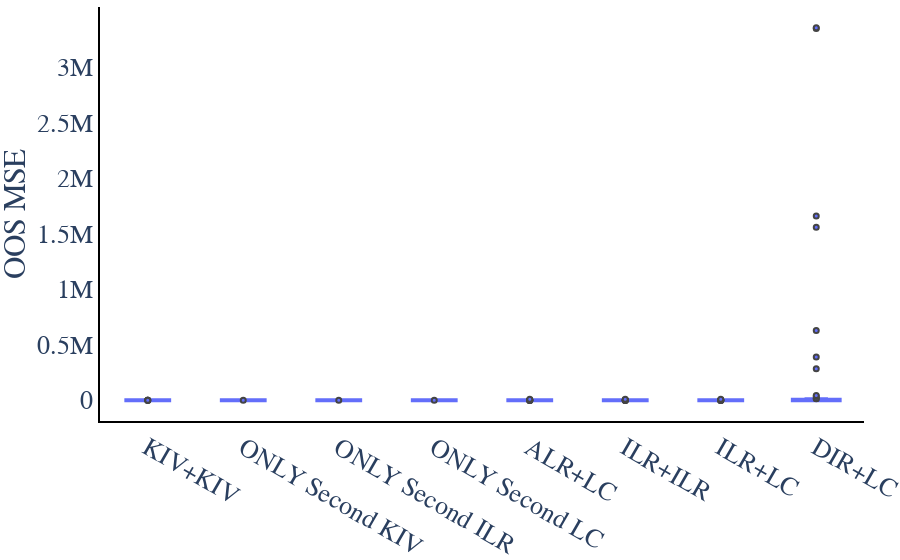
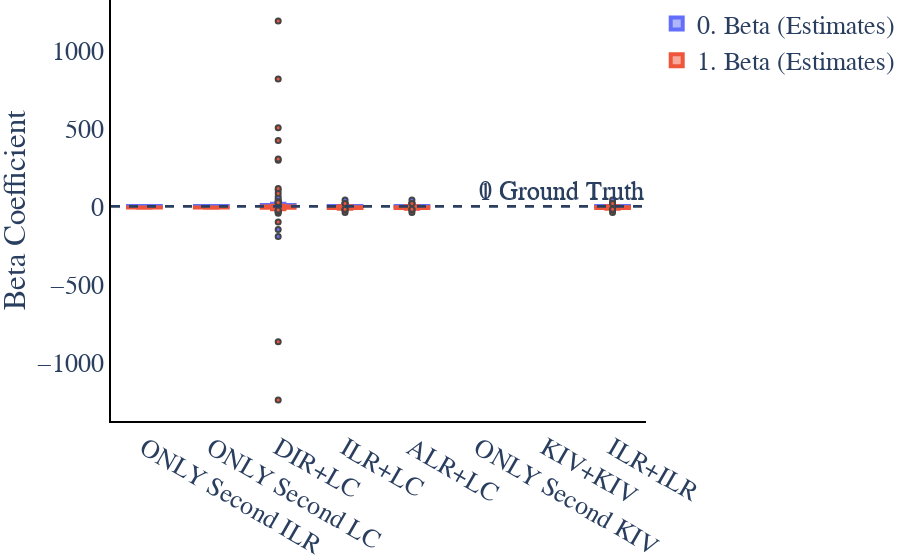

Notebook source saved alongside these figures, in order:
### Code cell
today = datetime.now()
num_iteration = 50

path = os.getcwd()
mypath = os.path.join(path, "temp",
                      today.strftime("%Y_%m_%d_%H_%M") + "_LINEAR_ConfidenceInterval_"+str(instrument_strength)
                      +"_"+ str(num_iteration)+"_Microbiota_" +str(p))

if not os.path.isdir(mypath):
    os.makedirs(mypath)


# create logging file with relevant information
for handler in logging.root.handlers[:]:
    logging.root.removeHandler(handler)

logging.basicConfig(level=logging.INFO,
                    format='%(asctime)s %(name)-12s %(levelname)-8s %(message)s',
                    datefmt='%m-%d %H:%M',
                    filename=os.path.join(os.getcwd(), mypath, "configurations.log"),
                    filemode='w'
                    )

logging.info("n="+str(n)+", p="+str(p)+", instrument strength: "+instrument_strength)
logging.info("Number of runs: "+str(num_iteration))
logging.info("First Stage Specification: ")
logging.info("Number of Instruments: "+str(num_inst))
logging.info("Instrument Strength by F-Test: " +str(F))
logging.info("alpha0="+str(alpha0)+", alphaT="+str(alphaT)+", confounder multiplicator c_X="+str(c_X))
logging.info("Second Stage Specification: ")
logging.info("beta0="+str(beta0)+", betaT="+str(betaT)+", confounder multiplicator c_Y="+str(c_Y))
logging.info("Confounder mean mu_c="+str(mu_c))


df_beta, df_mse, mse_large_confidence= run_methods_confidence_interval(
    key, num_iteration, 
    n, p, num_inst, mu_c, c_X, alpha0, alphaT, c_Y, beta0, betaT, num_star=200)

### Figure 1 — Plotly figure (JSON) as saved in the notebook; plotly's stock layout.template omitted (floating-point values rounded to 4 significant figures; data arrays with more than 128 entries replaced by an {"elided": "..."} marker saying what was removed)
{"data": [{"line": {"width": 4}, "marker": {"line": {"width": 2}, "size": 5}, "type": "box", "x": {"elided": "400 str values"}, "y": {"elided": "400 float values"}}], "layout": {"font": {"family": "serif", "size": 26}, "margin": {"b": 0, "l": 0, "r": 0, "t": 0}, "plot_bgcolor": "rgba(0,0,0,0)", "xaxis": {"linecolor": "black", "linewidth": 2, "showline": true}, "yaxis": {"linecolor": "black", "linewidth": 2, "showline": true, "title": {"text": "OOS MSE"}}}}

### Figure 2 — Plotly figure (JSON) as saved in the notebook; plotly's stock layout.template omitted (floating-point values rounded to 4 significant figures; data arrays with more than 128 entries replaced by an {"elided": "..."} marker saying what was removed)
{"data": [{"line": {"width": 4}, "marker": {"line": {"width": 2}, "size": 5}, "name": "0. Beta (Estimates)", "type": "box", "x": {"elided": "400 str values"}, "y": {"elided": "400 float values"}}, {"line": {"width": 4}, "marker": {"line": {"width": 2}, "size": 5}, "name": "1. Beta (Estimates)", "type": "box", "x": {"elided": "400 str values"}, "y": {"elided": "400 float values"}}], "layout": {"annotations": [{"showarrow": false, "text": "0 Ground Truth", "x": 1, "xanchor": "right", "xref": "x domain", "y": 6, "yanchor": "bottom", "yref": "y"}, {"showarrow": false, "text": "1 Ground Truth", "x": 1, "xanchor": "right", "xref": "x domain", "y": 2, "yanchor": "bottom", "yref": "y"}], "font": {"family": "serif", "size": 26}, "margin": {"b": 0, "l": 0, "r": 0, "t": 0}, "plot_bgcolor": "rgba(0,0,0,0)", "shapes": [{"line": {"dash": "dash"}, "type": "line", "x0": 0, "x1": 1, "xref": "x domain", "y0": 6, "y1": 6, "yref": "y"}, {"line": {"dash": "dash"}, "type": "line", "x0": 0, "x1": 1, "xref": "x domain", "y0": 2, "y1": 2, "yref": "y"}], "xaxis": {"linecolor": "black", "linewidth": 2, "showline": true}, "yaxis": {"linecolor": "black", "linewidth": 2, "showline": true, "title": {"text": "Beta Coefficient"}}}}
